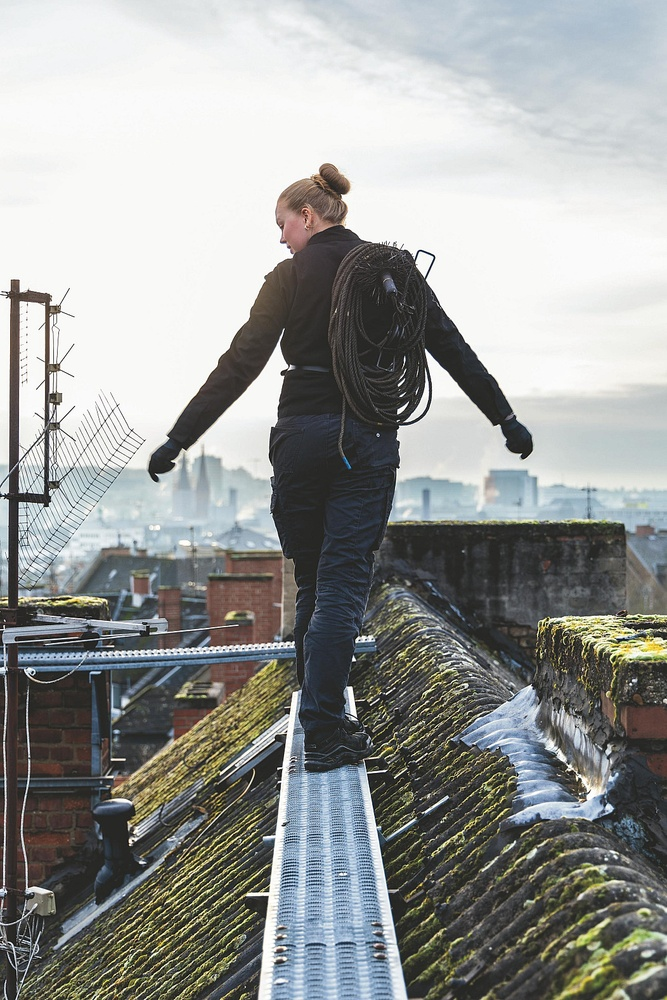
#> input picture testPics/8d672c174325539f.jpg, 667 x 1000 px, shrunk from 1052 x 1577 before the run
$ python advanced-artifacts.py ../testPics/8d672c174325539f.jpg   (older library calls are emulated)
#> lines starting #> are read from the running program, lines starting #| are printed output that depends on the picture; long printed decimals are rounded
#> in analyze_advanced_artifacts, img is the input picture: shape (1000, 667, 3); mean B, G, R 150.7, 152.8, 150.6
import cv2
import numpy as np
import json
import sys
import os
from scipy.fft import fft2
from skimage import feature

def make_json_serializable(obj):
    """Konvertiert numpy-Typen zu Python-Typen für JSON"""
    if isinstance(obj, dict):
        return {key: make_json_serializable(value) for key, value in obj.items()}
    elif isinstance(obj, list):
        return [make_json_serializable(item) for item in obj]
    elif isinstance(obj, np.bool_):
        return bool(obj)
    elif isinstance(obj, np.integer):
        return int(obj)
    elif isinstance(obj, np.floating):
        return float(obj)
    else:
        return obj

def detect_ai_specific_patterns(img):
    """Erkennt AI-spezifische Muster wie typische GAN/Diffusion-Artefakte"""
    gray = cv2.cvtColor(img, cv2.COLOR_BGR2GRAY)

    # 1. Spektrale Anomalien - AI-Modelle hinterlassen charakteristische Frequenz-Signaturen
    fft = np.abs(fft2(gray))
    fft_log = np.log(fft + 1)
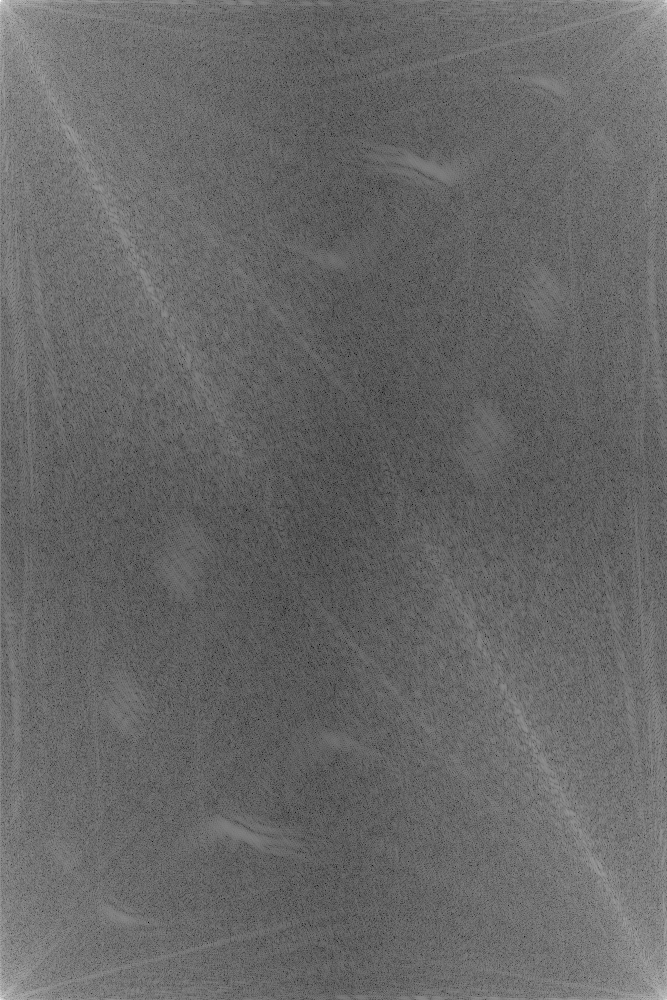
#> fft_log: shape (1000, 667) float64; min 2.92, max 18.43, mean 9.23; drawn with min black and max white

    # Suche nach unnatürlichen Frequenzspitzen
    center = np.array(fft.shape) // 2
#> center = [500, 333]
    y, x = np.ogrid[:fft.shape[0], :fft.shape[1]]
#> y = 1000 values from 0 to 999
    mask = (x - center[1])**2 + (y - center[0])**2 <= (min(fft.shape)//4)**2

    high_freq_content = np.mean(fft_log[~mask])
#> high_freq_content = 9.35
    low_freq_content = np.mean(fft_log[mask])
#> low_freq_content = 8.44
    freq_balance = high_freq_content / (low_freq_content + 1e-8)
#> freq_balance = 1.11

    # 2. Texture Coherence Analysis - AI hat oft zu kohärente Texturen
    patch_size = 32
    coherence_scores = []

    for i in range(0, gray.shape[0] - patch_size, patch_size):
        for j in range(0, gray.shape[1] - patch_size, patch_size):
            patch = gray[i:i+patch_size, j:j+patch_size]
            # Local Binary Pattern für Texturanalyse
            lbp = feature.local_binary_pattern(patch, 8, 1, method='uniform')
            coherence = np.std(lbp)
            coherence_scores.append(coherence)
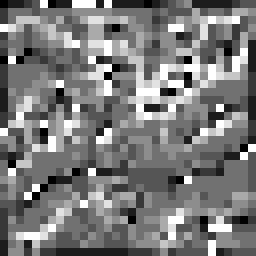
#> lbp: shape (32, 32) float64 (shown 8 times larger); min 0, max 9, mean 4.32; drawn with min black and max white
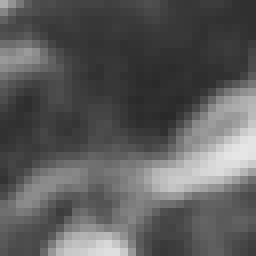
#> patch: shape (32, 32) (shown 8 times larger); min 41, max 230, mean 91.3
#> after the loop, coherence_scores = 620 values, max 3.56 at index 302, min 1.01 at index 88, mean 2.59

    texture_consistency = np.std(coherence_scores)
#> texture_consistency = 0.536

    # 3. Luminance Gradient Analysis - AI hat oft unnatürliche Helligkeitsverteilungen
    grad_x = cv2.Sobel(gray, cv2.CV_64F, 1, 0, ksize=3)
    grad_y = cv2.Sobel(gray, cv2.CV_64F, 0, 1, ksize=3)
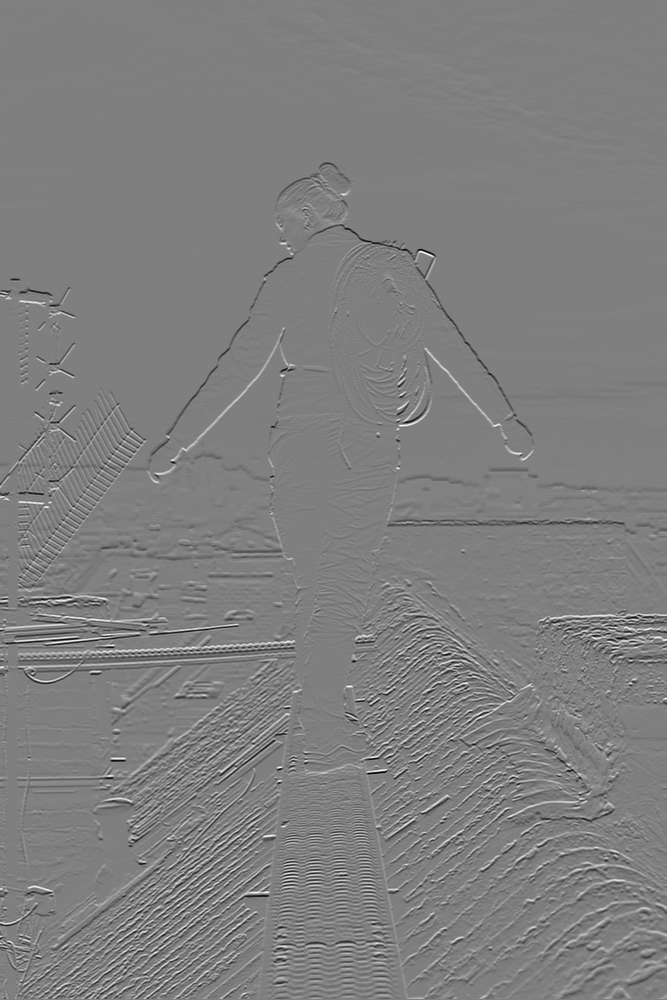
#> grad_y: shape (1000, 667) float64; min -983, max 983, mean -0.9; drawn with min black and max white
    gradient_magnitude = np.sqrt(grad_x**2 + grad_y**2)
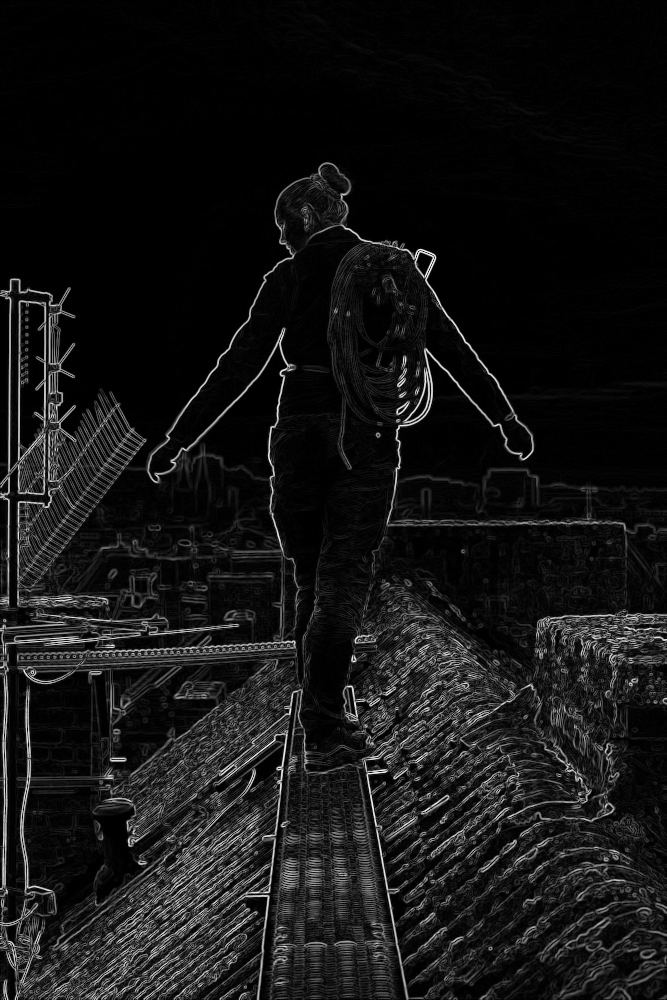
#> gradient_magnitude: shape (1000, 667) float64; min 0, max 1001, mean 84.1; drawn with min black and max white
    gradient_uniformity = np.std(gradient_magnitude)
#> gradient_uniformity = 140.9

    return {
        'frequency_balance': float(freq_balance),
        'texture_consistency': float(texture_consistency),
        'gradient_uniformity': float(gradient_uniformity),
        'ai_pattern_indicator': bool(freq_balance < 0.5 or texture_consistency > 20 or gradient_uniformity < 10),
        'spectral_anomaly_score': float(freq_balance),
        'texture_anomaly_score': float(texture_consistency),
        'gradient_anomaly_score': float(gradient_uniformity)
    }

def detect_compression_timeline(img):
    """Analysiert Kompressionsgeschichte - mehrfache Kompression deutet auf Bearbeitung hin"""
    gray = cv2.cvtColor(img, cv2.COLOR_BGR2GRAY)

    # Simuliere verschiedene Kompressionsgrade
    compression_artifacts = []

    for quality in [95, 85, 75, 65, 55]:
        # Simuliere JPEG-Kompression
        encode_param = [int(cv2.IMWRITE_JPEG_QUALITY), quality]
        _, encimg = cv2.imencode('.jpg', gray, encode_param)
        decoded = cv2.imdecode(encimg, cv2.IMREAD_GRAYSCALE)

        # Berechne Mean Squared Error
        mse = np.mean((gray.astype(float) - decoded.astype(float))**2)
#> mse = 0.0523
        compression_artifacts.append(mse)

    # Analysiere Kompressionsresistenz
    compression_gradient = np.diff(compression_artifacts)
#> compression_gradient = [10.69, 13.37, 13.74, 13.73]
    resistance_score = np.mean(compression_gradient)
#> resistance_score = 12.88

    # Berechne Kompressionslinearität
    compression_linearity = np.corrcoef(range(len(compression_artifacts)), compression_artifacts)[0,1]
#> compression_linearity = 0.999

    return {
        'compression_resistance': float(resistance_score),
        'compression_linearity': float(compression_linearity),
        'likely_recompressed': bool(resistance_score < -10),
        'compression_timeline_score': float(resistance_score),
        'compression_artifacts_progression': [float(x) for x in compression_artifacts]
    }

def detect_synthetic_noise(img):
    """Erkennt synthetisches Rauschen typisch für AI-generierte Bilder"""
    gray = cv2.cvtColor(img, cv2.COLOR_BGR2GRAY)

    # 1. Rausch-Autokorrelation
    # Echtes Rauschen hat spezifische Autokorrelationseigenschaften
    noise = gray - cv2.GaussianBlur(gray, (5,5), 1.0)
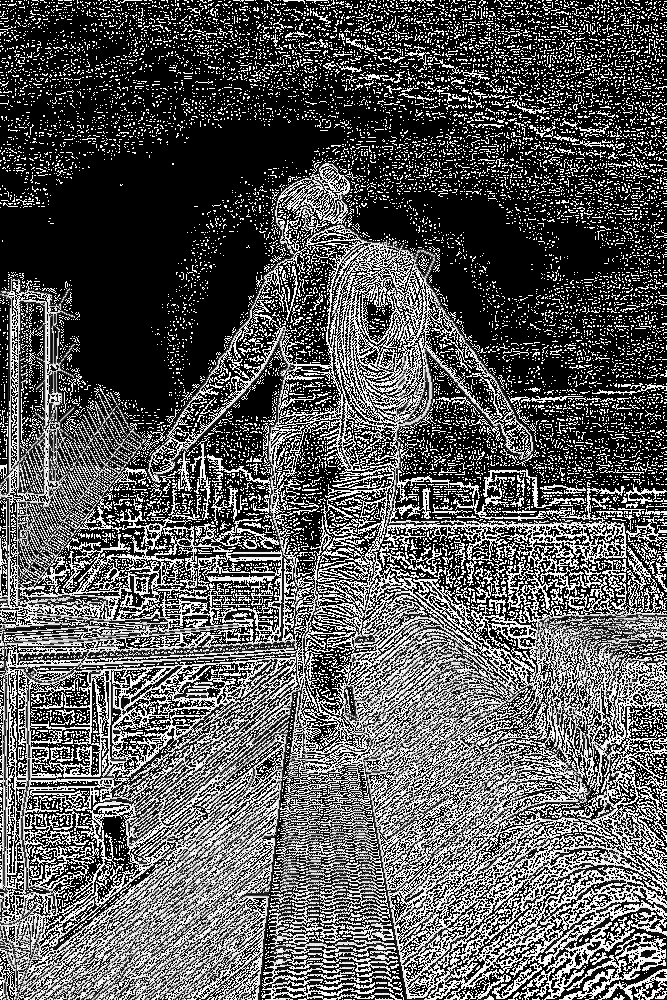
#> noise: shape (1000, 667); min 0, max 255, mean 89.6

    # Berechne Autokorrelation
    autocorr = cv2.matchTemplate(noise, noise[10:30, 10:30], cv2.TM_CCOEFF_NORMED)
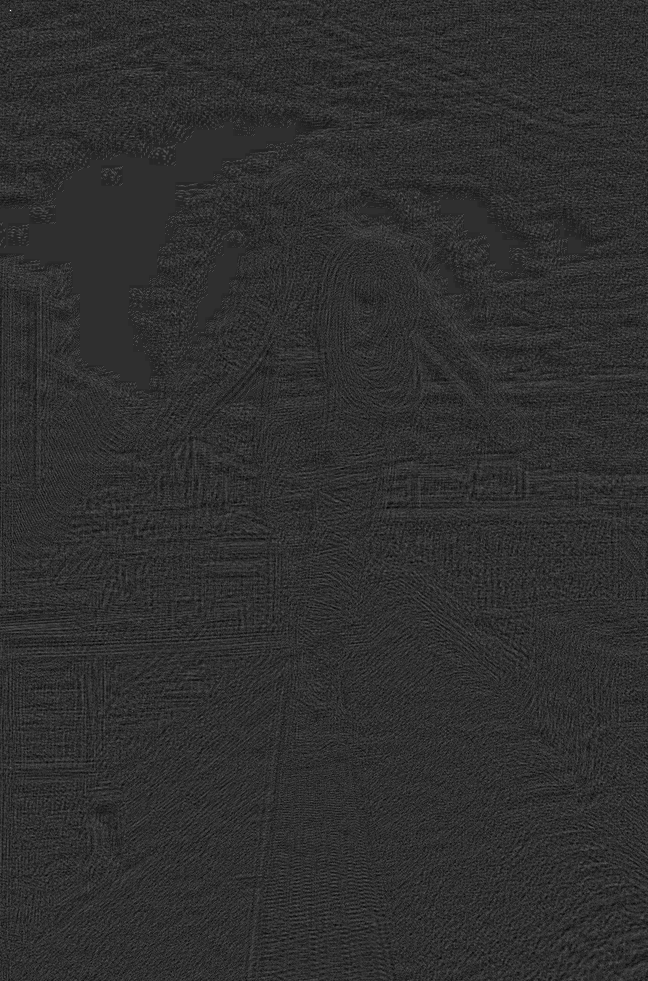
#> autocorr: shape (981, 648) float32; min -0.23, max 1, mean 0.000117; drawn with min black and max white
    autocorr_peak = np.max(autocorr)
#> autocorr_peak = 1

    # 2. Spektrale Eigenschaften des Rauschens
    noise_fft = np.abs(fft2(noise))
    noise_spectrum_flatness = np.std(noise_fft) / (np.mean(noise_fft) + 1e-8)
#> noise_spectrum_flatness = 1.23

    # 3. Lokale Rauschvariation
    patch_size = 16
    noise_variations = []

    for i in range(0, gray.shape[0] - patch_size, patch_size):
        for j in range(0, gray.shape[1] - patch_size, patch_size):
            patch_noise = noise[i:i+patch_size, j:j+patch_size]
            noise_std = np.std(patch_noise)
            noise_variations.append(noise_std)
#> after the loop, noise_variations = 2542 values, max 126.1 at index 1418, min 0 at index 342, mean 101.2

    noise_uniformity = np.std(noise_variations)
#> noise_uniformity = 31.15

    return {
        'autocorr_peak': float(autocorr_peak),
        'spectrum_flatness': float(noise_spectrum_flatness),
        'noise_uniformity': float(noise_uniformity),
        'synthetic_noise_indicator': bool(autocorr_peak > 0.8 or noise_uniformity < 1.0),
        'noise_analysis_score': float((autocorr_peak + (1.0 - noise_uniformity/5.0)) / 2.0)
    }

def analyze_advanced_artifacts(img_path):
    """Hauptfunktion für erweiterte Artefakt-Analyse"""
    try:
        img = cv2.imread(img_path, cv2.IMREAD_UNCHANGED)
        if img is None:
            return {'error': f'Konnte Bild nicht laden: {img_path}'}

        # Führe alle erweiterten Analysen durch
        results = {
            'ai_patterns': detect_ai_specific_patterns(img),
            'compression_timeline': detect_compression_timeline(img),
            'synthetic_noise': detect_synthetic_noise(img)
        }

        # Berechne erweiterten AI-Score
        results['advanced_assessment'] = calculate_advanced_ai_score(results)

        # JSON-serializable machen
        results = make_json_serializable(results)

        return results

    except Exception as e:
        return {'error': str(e)}

def calculate_advanced_ai_score(results):
    indicators = []

    # AI-Pattern Indikatoren - AGGRESSIVER
    if 'ai_patterns' in results:
        patterns = results['ai_patterns']
#> patterns = {'frequency_balance': 1.11, 'texture_consistency': 0.536, 'gradient_uniformity': 140.9, 'ai_pattern_indicator': False, 'spectral_anomaly_score': 1.11, 'texture_anomaly_score': 0.536, 'gradient_anomaly_score': 140.9}
        # Gradient-Uniformity > 80 ist sehr verdächtig
        if patterns.get('gradient_uniformity', 0) > 75:
            indicators.append(True)
        else:
            indicators.append(patterns.get('ai_pattern_indicator', False))

    # Synthetic Noise - DIREKTER
    if 'synthetic_noise' in results:
        noise = results['synthetic_noise']
#> noise = {'autocorr_peak': 1, 'spectrum_flatness': 1.23, 'noise_uniformity': 31.15, 'synthetic_noise_indicator': True, 'noise_analysis_score': -2.11}
        if noise.get('synthetic_noise_indicator', False):
            indicators.append(True)
        elif noise.get('noise_uniformity', 0) > 30:  # Dein Wert: 36
            indicators.append(True)
        else:
            indicators.append(False)

    # Compression Timeline
    if 'compression_timeline' in results:
        indicators.append(results['compression_timeline'].get('likely_recompressed', False))

    ai_score = sum(indicators) / len(indicators) if indicators else 0.0
#> ai_score = 0.667

    # BOOST für mehrere Indikatoren
    if sum(indicators) >= 2:
        ai_score = min(ai_score * 1.3, 1.0)
#> ai_score = 0.867

    return ai_score

def main():
    if len(sys.argv) != 2:
        print("Usage: python3 advanced-artifacts.py <image_path>", file=sys.stderr)
        sys.exit(1)

    img_path = sys.argv[1]
    result = analyze_advanced_artifacts(img_path)
#> in analyze_advanced_artifacts, `results = make_json_serializable(results)`: results = 4 items
#> result = 4 items
    print(json.dumps(result, indent=2))
#| {
#|   "ai_patterns": {
#|     "frequency_balance": 1.107,
#|     "texture_consistency": 0.5361,
#|     "gradient_uniformity": 140.851,
#|     "ai_pattern_indicator": false,
#|     "spectral_anomaly_score": 1.107,
#|     "texture_anomaly_score": 0.5361,
#|     "gradient_anomaly_score": 140.851
#|   },
#|   "compression_timeline": {
#|     "compression_resistance": 12.882,
#> (further printed lines are left out)

if __name__ == "__main__":
    main()
